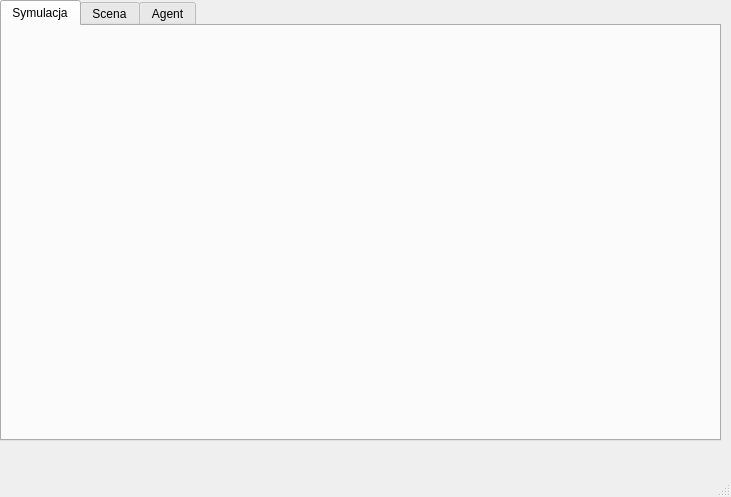
<?xml version="1.0" encoding="UTF-8"?>
<ui version="4.0">
 <class>MainWindow</class>
 <widget class="QMainWindow" name="MainWindow">
  <property name="geometry">
   <rect>
    <x>0</x>
    <y>0</y>
    <width>731</width>
    <height>497</height>
   </rect>
  </property>
  <property name="windowTitle">
   <string>MainWindow</string>
  </property>
  <widget class="QWidget" name="centralWidget">
   <widget class="QTabWidget" name="_Tabs">
    <property name="geometry">
     <rect>
      <x>0</x>
      <y>0</y>
      <width>721</width>
      <height>441</height>
     </rect>
    </property>
    <property name="currentIndex">
     <number>0</number>
    </property>
    <widget class="SimulationWindow" name="simulationWindow">
     <attribute name="title">
      <string>Symulacja</string>
     </attribute>
    </widget>
    <widget class="SceneWindow" name="sceneWindow">
     <attribute name="title">
      <string>Scena</string>
     </attribute>
    </widget>
    <widget class="AgentWindow" name="agentWindow">
     <attribute name="title">
      <string>Agent</string>
     </attribute>
    </widget>
   </widget>
  </widget>
  <widget class="QMenuBar" name="menuBar">
   <property name="geometry">
    <rect>
     <x>0</x>
     <y>0</y>
     <width>731</width>
     <height>25</height>
    </rect>
   </property>
  </widget>
  <widget class="QStatusBar" name="statusBar"/>
  <action name="actionGjh">
   <property name="text">
    <string>gjh</string>
   </property>
  </action>
 </widget>
 <layoutdefault spacing="6" margin="11"/>
 <customwidgets>
  <customwidget>
   <class>SimulationWindow</class>
   <extends>QWidget</extends>
   <header location="global">simulationwindow.h</header>
   <container>1</container>
  </customwidget>
  <customwidget>
   <class>AgentWindow</class>
   <extends>QWidget</extends>
   <header location="global">agentwindow.h</header>
   <container>1</container>
  </customwidget>
  <customwidget>
   <class>SceneWindow</class>
   <extends>QWidget</extends>
   <header location="global">scenewindow.h</header>
   <container>1</container>
  </customwidget>
 </customwidgets>
 <resources/>
 <connections/>
</ui>
